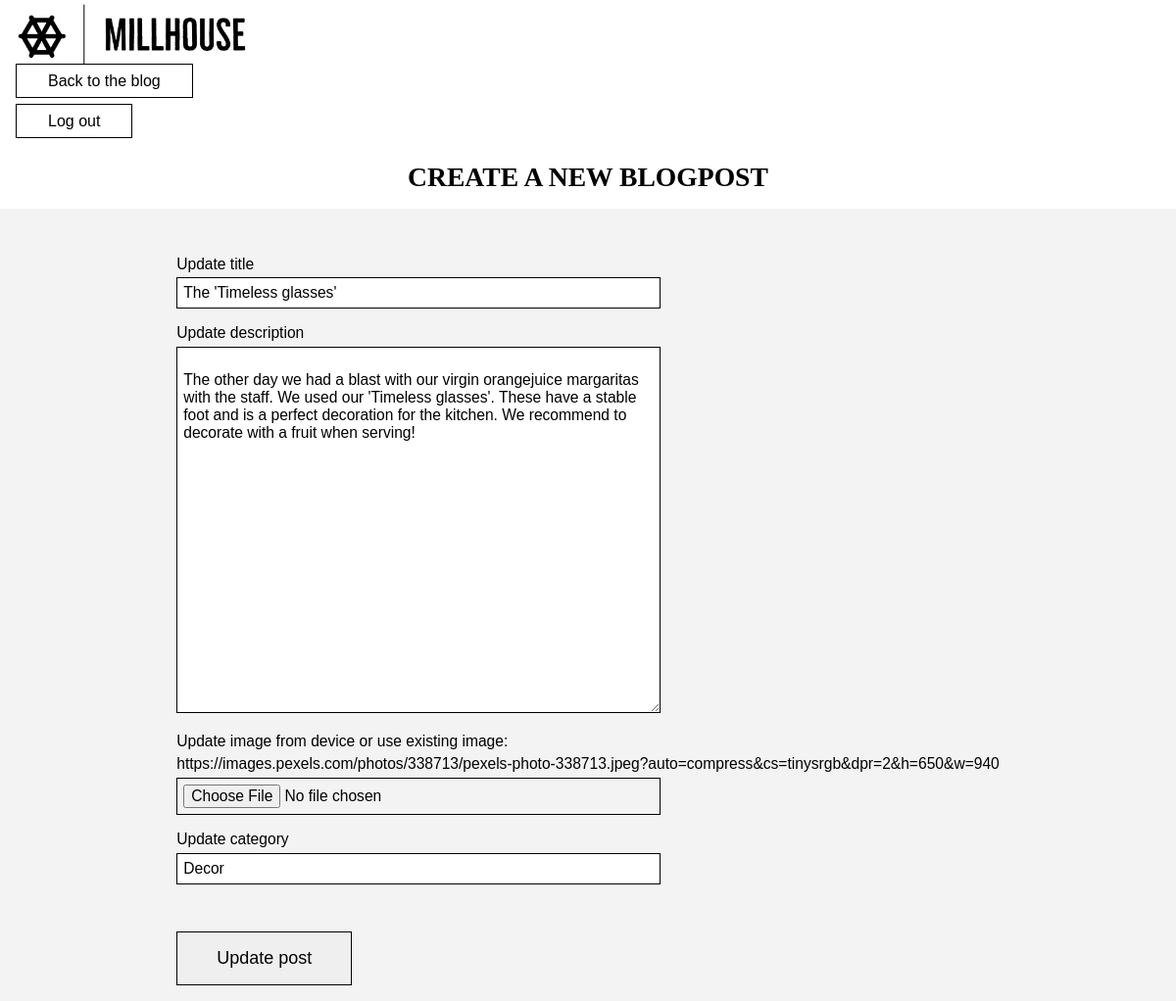
The app's page /views/editPost.php?id=3 (signed in) with its own data.
### tables this page shows
CREATE TABLE `posts` (
  `postID` int(11) NOT NULL,
  `title` varchar(35) NOT NULL,
  `description` varchar(2500) NOT NULL,
  `imageUrl` varchar(1000) NOT NULL,
  `category` varchar(25) NOT NULL,
  `date` date NOT NULL
);

### views/editPost.php (the view, shortened to what this page needs)
<!DOCTYPE html>
<html lang="en">
<head>
    <link rel = "stylesheet" type = "text/css" href = "../css/style.css" />
</head>
<body>
<?php
include '../includes/database_connection.php';
?>
<?php
$postID = $_GET['id'];
$sql3 = "SELECT * FROM posts WHERE postID=:postID";
$query3 = $pdo->prepare($sql3);
$query3->execute(array(':postID' => $postID));
while($row = $query3->fetch(PDO::FETCH_ASSOC))
{
    $title = $row['title'];
    $description = $row['description'];
    $imageUrl = $row['imageUrl'];
    $category = $row['category'];
}
?>
<div id ="header-logo"><img class = "header-logo-img-editcreate" src = "../image/logos/Millhouse-logos_black.png" alt="Logo Millhouse">
<a href="loggedin.php">Back to the blog</a>
<div class = "loggaut-knapp-create">
    <a href="logout.php">Log out</a>
</div>
</div>
<main>
<h4 class = "edit-post-title">Create a new blogpost</h4>
    <form name="form1" method="post" action="editPost.php" enctype="multipart/form-data">
    <div class ="editPost-container">
        <div class ="editPost-form">
                <div class = "title-input">
                    <p>Update title</p>
                    <input type="text" name="title" value="<?php echo $title;?>">
                </div>
                <div class = "description-input">
                    <p>Update description</p>
                    <textarea
                    cols="50" rows="20"
                    name="description"
                    value="<?php echo $description;?>">
                    <?php echo $description;?>
                    </textarea>
                </div>
                <div class = "image-upload">
                    <p>Update image from device or use existing image:</p>
                    <p><?php echo $imageUrl;?></p>
                    <input type="file" name="imageToUpload">
                </div>
                <div class = "category-input">
                    <p>Update category</p>
                    <input type="text" name="category" value="<?php echo $category;?>">
                </div>
                <div class ="submit-button">
                    <input type="submit" name="update" value="Update post">
                </div>
        </div>
    </div>
    </form>
</main>
</body>
</html>

### css/style.css (style rules this page uses)
* { margin: 0%; padding: 0%; }
body { font-family: "Trebuchet MS", "Lucida Sans Unicode", "Lucida Grande", "Lucida Sans", Arial, sans-serif; }
a:link, a:visited { text-decoration: none; color: black; border: black solid 1px; width: auto; height: auto; padding: 0.5rem 2rem; }
h4 { font-size: 1.5rem; text-transform: uppercase; text-align: center; font-family: Cambria, Cochin, Georgia, Times, "Times New Roman", serif; padding: 1rem 0rem; }
@media only screen and (min-width: 1200px) { h4 { font-size: 2vw; } }
p { padding-bottom: 0.3rem; }
@media only screen and (min-width: 1200px) { p { font-size: 1.3vw; } }
::placeholder { font-family: "Trebuchet MS", "Lucida Sans Unicode", "Lucida Grande", "Lucida Sans", Arial, sans-serif; }
@media only screen and (min-width: 1200px) { ::placeholder { font-size: 1.1vw; } }
#header-logo { min-width: 11.5rem; max-width: 11.5rem; padding-left: 1rem; border: none; }
div#header-logo img { width: 15rem; }
.loggaut-knapp-create { margin-top: 1.4rem; }
.create-post-title, .edit-post-title { font-size: 2rem; width: 100%; margin-top: 1rem; }
.postform-container, .editPost-container { background-color: rgb(243, 243, 243); display: flex; align-items: center; flex-flow: column wrap; width: 100%; }
.post-form, .editPost-form { margin-top: 2rem; width: auto; }
@media only screen and (min-width: 1200px) { .create-post-title, .edit-post-title { font-size: 2.3vw; } }
.title-input, .description-input, .imageUrl, .image-upload, .category-input, .date-input, .submit-button { font-size: 1rem; margin: 1rem; }
input, textarea { border: 1px solid black; padding: 0.5vw; width: 30rem; }
@media only screen and (min-width: 1200px) { input, textarea { width: 40vw; font-family: Arial, Helvetica, sans-serif; font-size: 1.3vw; } }
.submit-button input { border: 1px black solid; padding: 1rem 2.5rem; text-decoration: none; margin-top: 2rem; font-size: 0.9rem; width: auto; }
@media only screen and (min-width: 1200px) { .submit-button input { font-size: 1.5vw; width: auto; } }

### records on screen
posts: title "The 'Timeless glasses'", description "The other day we had a blast with our virgin orangejuice margaritas with the staff. We used our 'Timeless glasses'. These have a stable foot and is a perfect decoration for the kitchen. We recommend to decorate with a fruit when serving!", imageUrl "https://images.pexels.com/photos/338713/pexels-photo-338713.jpeg?auto=compress&cs=tinysrgb&dpr=2&h=650&w=940", category "Decor"
